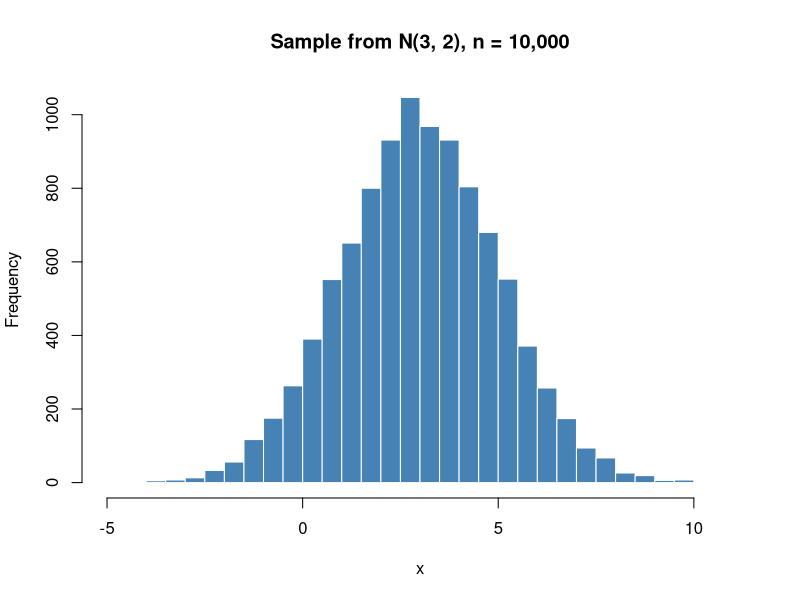
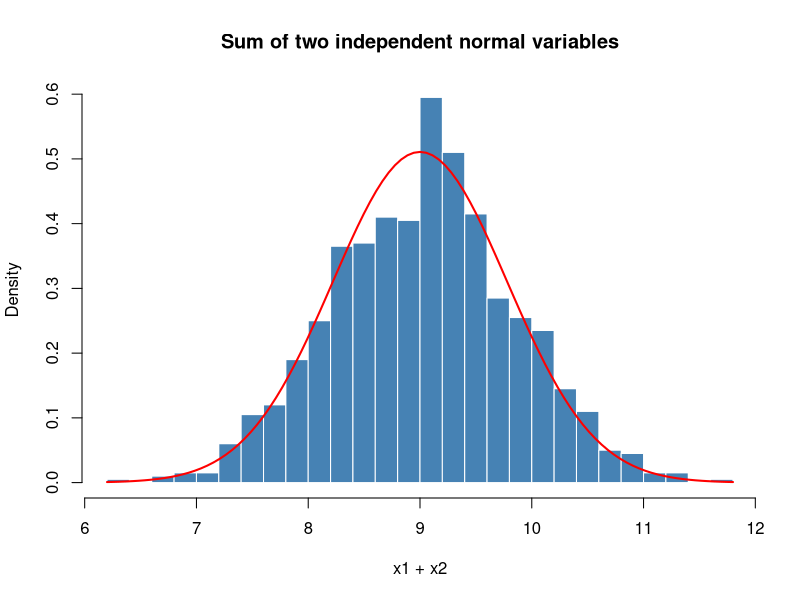
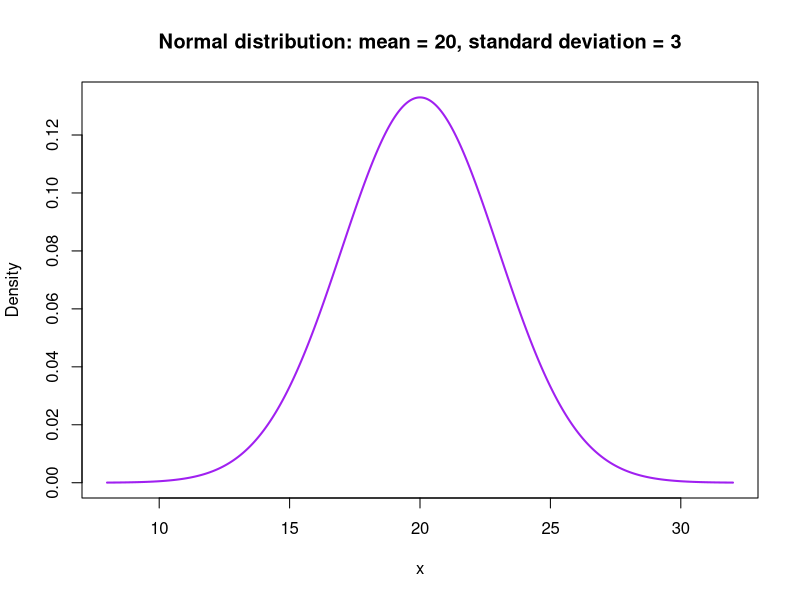
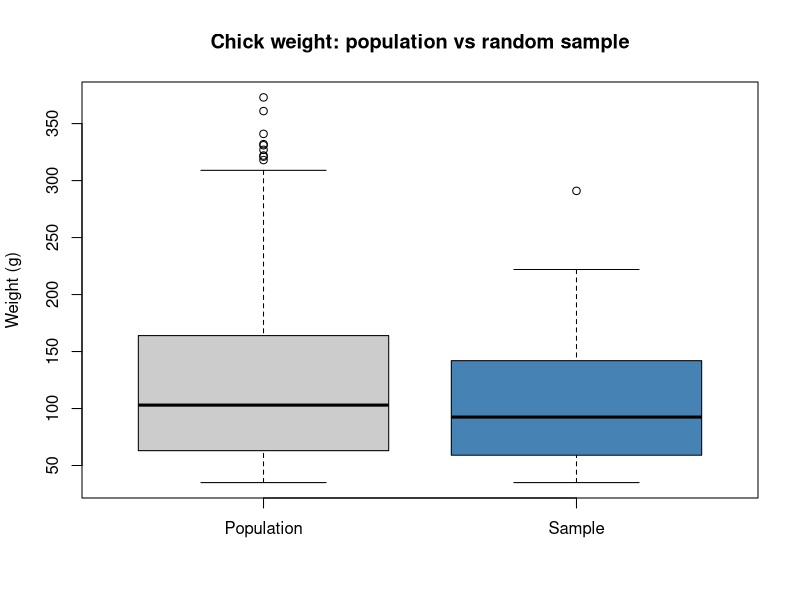
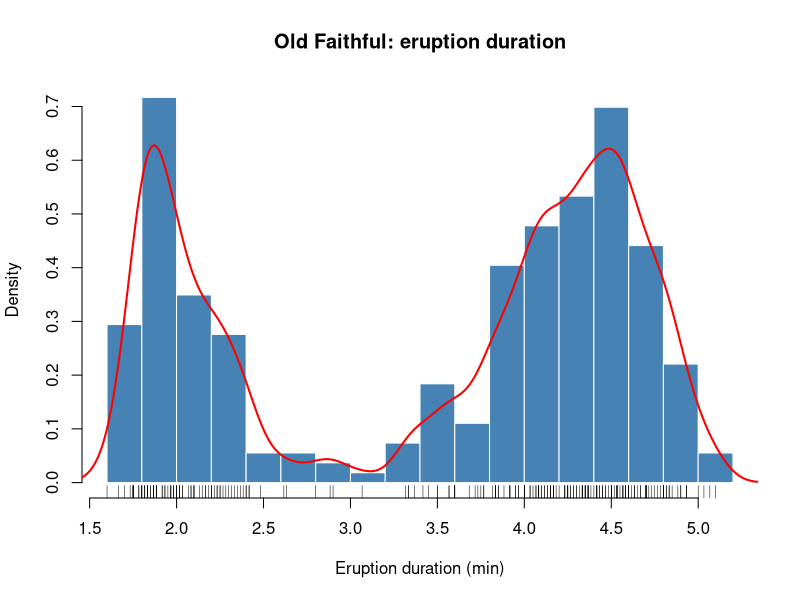
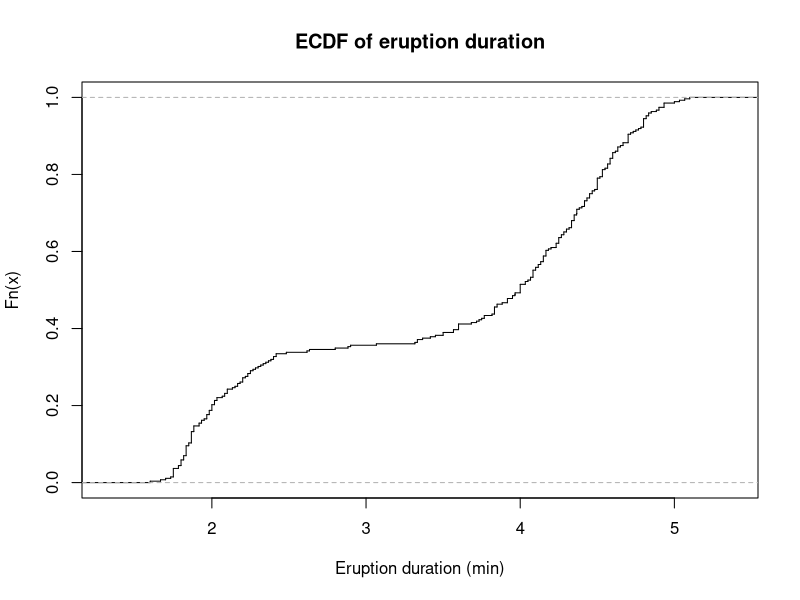
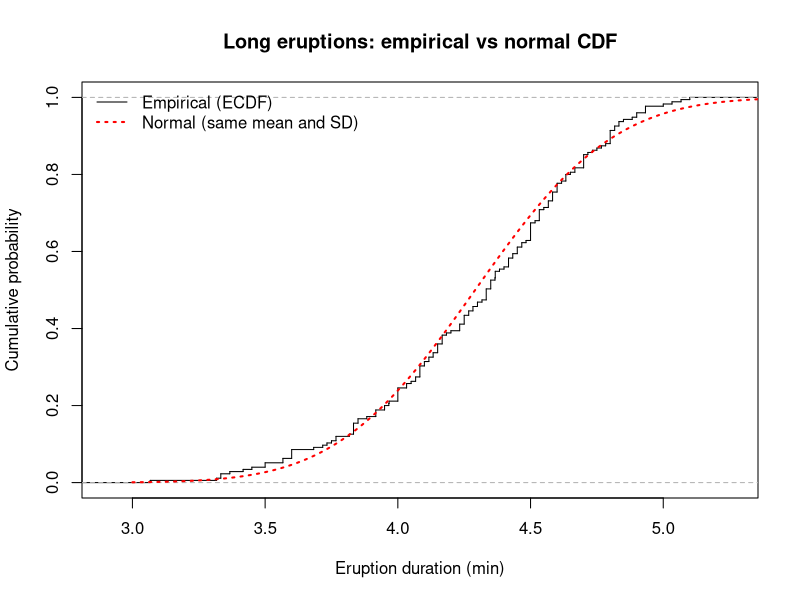

The R script that drew these images, in order:
## ---- chunk 1
knitr::opts_chunk$set(echo = TRUE, fig.align = "center")
## ---- chunk 2
library(gtools)
## ---- chunk 3
n_patients <- 100
p_disease  <- 0.45
## ---- chunk 4
dbinom(30, size = n_patients, prob = p_disease)
## ---- chunk 5
pbinom(14, size = n_patients, prob = p_disease, lower.tail = FALSE)
## ---- chunk 6
pbinom(10, n_patients, p_disease) - pbinom(4, n_patients, p_disease)
## ---- chunk 7
set.seed(123)
bino <- rbinom(n = 500, size = 1, prob = 0.5)

abs_freq <- table(bino)
rel_freq <- prop.table(abs_freq)

abs_freq
rel_freq
## ---- chunk 8
ppois(17, lambda = 12, lower.tail = FALSE)
## ---- chunk 9
lambda_min <- 0.5
dpois(1, lambda = lambda_min)
## ---- chunk 10
ppois(3, lambda = lambda_min)
## ---- chunk 11
lambda_8min <- lambda_min * 8
dpois(4, lambda = lambda_8min)
## ---- chunk 12
n_total  <- 40
n_yellow <- 25
n_green  <- n_total - n_yellow

prob_yellow <- n_yellow / n_total
prob_green  <- n_green / n_total

c(green = prob_green, yellow = prob_yellow)
## ---- chunk 13
set.seed(123)
sample(c(0, 1), size = 1, prob = c(prob_green, prob_yellow))
## ---- chunk 14
sample(c(0, 1), size = 9, replace = TRUE, prob = c(prob_green, prob_yellow))
## ---- chunk 15
dbinom(4, size = 6, prob = 0.5)
## ---- chunk 16
pbinom(4, size = 6, prob = 0.5)
## ---- chunk 17
set.seed(123)
rbinom(10, size = 6, prob = 0.5)
## ---- chunk 18
set.seed(123)
normal_sample <- rnorm(10000, mean = 3, sd = 2)

hist(normal_sample,
     breaks = 40,
     col    = "steelblue",
     border = "white",
     main   = "Sample from N(3, 2), n = 10,000",
     xlab   = "x")
## ---- chunk 19
set.seed(123)
x1 <- rnorm(1000, mean = 6, sd = 0.5)
x2 <- rnorm(1000, mean = 3, sd = 0.6)
x_sum <- x1 + x2

hist(x_sum,
     breaks = 30,
     prob   = TRUE,
     col    = "steelblue",
     border = "white",
     main   = "Sum of two independent normal variables",
     xlab   = "x1 + x2")

# Overlay the theoretical normal density
curve(dnorm(x, mean = 9, sd = sqrt(0.5^2 + 0.6^2)),
      add = TRUE, col = "red", lwd = 2)

# Empirical vs theoretical parameters, and a formal normality test
c(empirical_mean = mean(x_sum), theoretical_mean = 9)
c(empirical_sd = sd(x_sum), theoretical_sd = sqrt(0.5^2 + 0.6^2))
shapiro.test(x_sum)
## ---- chunk 20
set.seed(123)

# Each column is one round (5 rolls)
rounds <- replicate(8, sample(1:6, size = 5, replace = TRUE))
colnames(rounds) <- paste("Round", 1:8)
rounds

# A round is winning if any of its rolls is a 6
winning_rounds <- apply(rounds == 6, MARGIN = 2, FUN = any)
winning_rounds

sum(winning_rounds)
## ---- chunk 21
1 - (5 / 6)^5
## ---- chunk 22
apples <- c("golden", "fuji", "gala")

permutations(n = 3, r = 2, v = apples, repeats.allowed = TRUE)
nrow(permutations(3, 2, apples, repeats.allowed = TRUE))
## ---- chunk 23
combinations(n = 3, r = 2, v = apples, repeats.allowed = TRUE)
nrow(combinations(3, 2, apples, repeats.allowed = TRUE))
## ---- chunk 24
nucleotides <- c("A", "T", "G", "C")

distinct_codons <- permutations(n = 4, r = 3, v = nucleotides,
                                repeats.allowed = FALSE)
nrow(distinct_codons)
## ---- chunk 25
mu    <- 20
sigma <- sqrt(9)
## ---- chunk 26
qnorm(c(0.25, 0.5, 0.75), mean = mu, sd = sigma)
## ---- chunk 27
pnorm(8, mean = mu, sd = sigma, lower.tail = FALSE)
## ---- chunk 28
x <- seq(mu - 4 * sigma, mu + 4 * sigma, length.out = 1000)

plot(x, dnorm(x, mean = mu, sd = sigma),
     type = "l", lwd = 2, col = "purple",
     xlab = "x", ylab = "Density",
     main = "Normal distribution: mean = 20, standard deviation = 3")
## ---- chunk 29
data("ChickWeight")

summary(ChickWeight$weight)
## ---- chunk 30
set.seed(969)
sample_rows <- sample(nrow(ChickWeight), size = 30)
my_sample   <- as.data.frame(ChickWeight[sample_rows, ])

summary(my_sample$weight)
## ---- chunk 31
rbind(population = summary(ChickWeight$weight),
      sample     = summary(my_sample$weight))

boxplot(list(Population = ChickWeight$weight, Sample = my_sample$weight),
        col  = c("grey80", "steelblue"),
        main = "Chick weight: population vs random sample",
        ylab = "Weight (g)")
## ---- chunk 32
pbinom(5, size = 100, prob = 0.04, lower.tail = FALSE)
## ---- chunk 33
pnorm(10, mean = 7, sd = 2) - pnorm(6, mean = 7, sd = 2)
## ---- chunk 34
data("faithful")

summary(faithful$eruptions)
c(sd = sd(faithful$eruptions), IQR = IQR(faithful$eruptions))
## ---- chunk 35
stem(faithful$eruptions)
## ---- chunk 36
hist(faithful$eruptions,
     breaks = seq(1.6, 5.2, by = 0.2),
     prob   = TRUE,
     col    = "steelblue",
     border = "white",
     main   = "Old Faithful: eruption duration",
     xlab   = "Eruption duration (min)",
     ylab   = "Density")
lines(density(faithful$eruptions, bw = 0.1), col = "red", lwd = 2)
rug(faithful$eruptions)
## ---- chunk 37
plot(ecdf(faithful$eruptions),
     do.points = FALSE, verticals = TRUE,
     main = "ECDF of eruption duration",
     xlab = "Eruption duration (min)",
     ylab = "Fn(x)")
## ---- chunk 38
shapiro.test(faithful$eruptions)
## ---- chunk 39
table(duration = ifelse(faithful$eruptions > 3, "long (> 3 min)", "short (<= 3 min)"))
## ---- chunk 40
long_eruptions <- subset(faithful, eruptions > 3)

nrow(long_eruptions)
summary(long_eruptions$eruptions)
sd(long_eruptions$eruptions)
## ---- chunk 41
long_mean <- mean(long_eruptions$eruptions)
long_sd   <- sd(long_eruptions$eruptions)

plot(ecdf(long_eruptions$eruptions),
     do.points = FALSE, verticals = TRUE,
     main = "Long eruptions: empirical vs normal CDF",
     xlab = "Eruption duration (min)",
     ylab = "Cumulative probability")

x <- seq(3, 5.4, by = 0.01)
lines(x, pnorm(x, mean = long_mean, sd = long_sd), lty = 3, col = "red", lwd = 2)

legend("topleft",
       legend = c("Empirical (ECDF)", "Normal (same mean and SD)"),
       lty = c(1, 3), col = c("black", "red"), lwd = c(1, 2), bty = "n")
## ---- chunk 42
ks.test(long_eruptions$eruptions, "pnorm", mean = long_mean, sd = long_sd)
shapiro.test(long_eruptions$eruptions)
